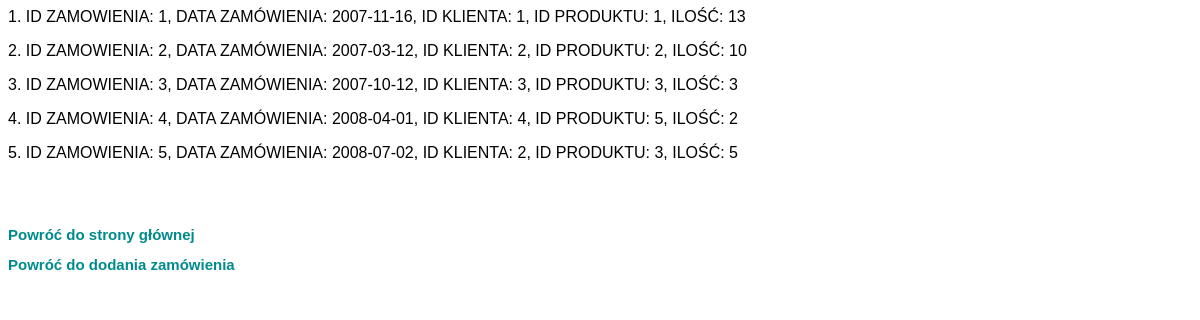
The app's page /bazaz.php with its own data.
### tables this page shows
Create table ZAMOWIENIA (
	ID_ZAMOWIENIE Int NOT NULL,
	DATA_ZAMOW Date,
	ID_KLIENT Int NOT NULL,
	ID_PRODUKT Int NOT NULL,
	ILOSC Int NOT NULL,
	UNIQUE (ID_ZAMOWIENIE),
 Primary Key (ID_ZAMOWIENIE,ID_KLIENT,ID_PRODUKT));

### bazaz.php (the view, shortened to what this page needs)
<?php
    require_once "connect.php";
    $wszystko=true;
        try
        {
            $polaczenie = new mysqli($host, $dbuser, $dbpassword, $dbname);
            if ($polaczenie->connect_errno!=0)
                {
                    throw new Exeption(mysqli_connect_errno());
                }
            else
            {
                if ($wszystko==true)
                {
                    if ($z=$polaczenie->query("SELECT * FROM zamowienia"))
                    {
                        $i=1;
                        while ($r = $z->fetch_array())
                        {
                            echo "<div><p>".$i.". ID ZAMOWIENIA: ".$r[0].", DATA ZAMÓWIENIA: ".$r[1].", ID KLIENTA: ".$r[2].", ID PRODUKTU: ".$r[3].", ILOŚĆ: ".$r[4]."</p></div>";
                            $i=$i+1;
                        }
                     }
                    else
                    {
                        throw new Exception($polaczenie->error);
                    }
                }
            }
        }
        catch(Exeption $e)
        {
            echo '<span style="color:red;">Błąd serwera! Przepraszamy.</span>';
            echo '<br/>Informacja developerska: '.$e;
        }
?>
<!DOCTYPE html>
<html lang="pl">
<head>
</head>
<body>
    <br /> <br />
    <a href="index.php">
        <h2>Powróć do strony głównej</h2>
    </a>
    <a href="zamowienie.php">
        <h2>Powróć do dodania zamówienia</h2>
    </a>
</body>
</html>

### bazaz.php (style rules this page uses)
p { font-size=20px; font-family: sans-serif; }
a { color: darkcyan; font-size: 10px; text-decoration: none; font-family: sans-serif; }

### records on screen
zamowienia: ID_ZAMOWIENIE "1", DATA_ZAMOW "2007-11-16", ID_KLIENT "1", ID_PRODUKT "1", ILOSC "13"
zamowienia: ID_ZAMOWIENIE "2", DATA_ZAMOW "2007-03-12", ID_KLIENT "2", ID_PRODUKT "2", ILOSC "10"
zamowienia: ID_ZAMOWIENIE "3", DATA_ZAMOW "2007-10-12", ID_KLIENT "3", ID_PRODUKT "3", ILOSC "3"
zamowienia: ID_ZAMOWIENIE "4", DATA_ZAMOW "2008-04-01", ID_KLIENT "4", ID_PRODUKT "5", ILOSC "2"
zamowienia: ID_ZAMOWIENIE "5", DATA_ZAMOW "2008-07-02", ID_KLIENT "2", ID_PRODUKT "3", ILOSC "5"
